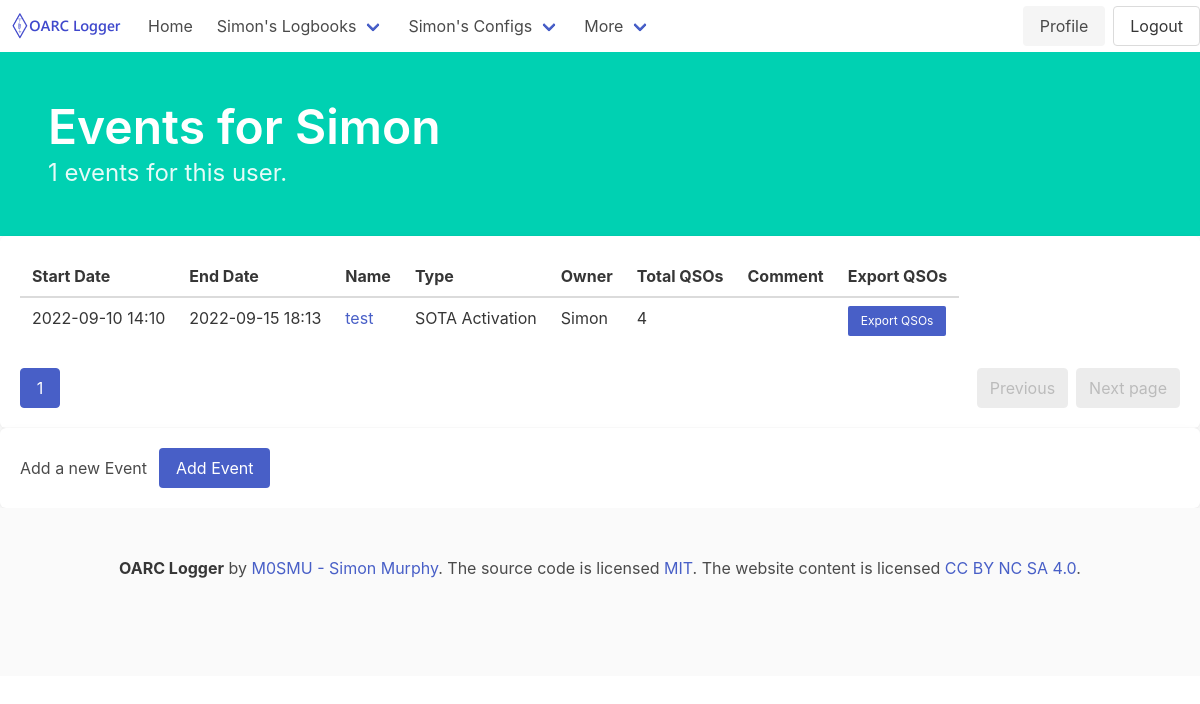
The app's page /events/Simon (signed in) with its own data.
### logger/models.py (models this page shows)
class User(UserMixin, db.Model):
    id = db.Column(db.Integer, primary_key=True) # primary keys are required by SQLAlchemy
    name = db.Column(db.String(1000), unique=True)
    email = db.Column(db.String(100), unique=True)
    password = db.Column(db.String(100))
    created_on = db.Column(db.DateTime())
    last_login = db.Column(db.DateTime())
    callsigns = db.relationship('Callsign', backref='user', lazy=True)
    events = db.relationship('Event', backref='owner', lazy=True)
    rigs = db.relationship('Rig', backref='owner', lazy=True)
    configurations = db.relationship('Configuration', backref='owner', lazy=True)
    antennas = db.relationship('Antenna', backref='owner', lazy=True)

class Event(db.Model):
    id = db.Column(db.Integer, primary_key=True) # primary keys are required by SQLAlchemy
    name = db.Column(db.String(1000), unique=True)
    type = db.Column(db.String(15)) # it will be an enumeration
    start_date = db.Column(db.DateTime())
    end_date = db.Column(db.DateTime())
    comment = db.Column(db.String(255))
    qsos = db.relationship('QSO', backref='event', lazy=True)
    user_id = db.Column(db.Integer, db.ForeignKey('user.id'), nullable=False)

### logger/events/views.py (the view)
@events.route("/<username>")
@login_required
def eventlist(username):
    if username == current_user.name:
        page = request.args.get('page', 1, type=int)
        eventpage = Event.query.filter_by(user_id=current_user.get_id()).order_by(Event.start_date.desc()).paginate(page=page, per_page=ROWS_PER_PAGE)
        allevents = Event.query.filter_by(user_id=current_user.get_id()).all()
        return render_template('eventlist.html', eventpage=eventpage, allevents=allevents, username=username)
    else:
        abort(403)

### logger/templates/eventlist.html
{% extends 'base.html' %}
{% block hero %}is-primary{% endblock %}
{% block content %}
            <div class="bd-hero-heading">
                <h1 class="title is-size-1">
                    {% block title %} Events for {{ username }} {% endblock %}
                </h1>
                <div class="subtitle is-4 algolia-lvl1">
                    <p>{{ allevents|length }} events for this user.</p>
                </div>
            </div>
        </div>
    </section>
    <section>
        <div class="box">
            <table class="table is-striped is-hoverable">
                <thead>
                    <tr>
                        <th>Start Date</th>
                        <th>End Date</th>
                        <th>Name</th>
                        <th>Type</th>
                        <th>Owner</th>
                        <th>Total QSOs</th>
                        <th>Comment</th>
                        <th>Export QSOs</th>
                    </tr>
                </thead>
                <tbody>
                    {% for event in eventpage.items %}
                    <tr>
                        <td>{{ event.start_date.strftime('%Y-%m-%d %H:%M') }}</td>
                        <td>{{ event.end_date.strftime('%Y-%m-%d %H:%M') }}</td>
                        <td><a href="{{ url_for ('events.eventview', id=event.id) }}" title="{{ event.name }}">{{ event.name }}</a></td>
                        <td>{{ event.type }}</td>
                        <td>{{ event.owner.name }}</td>
                        <td>{% if event.qsos %}{{ event.qsos|length }}{% endif %}</td>
                        <td>{{ event.comment }}</td>
                        <td><a class="js-modal-trigger button is-link is-small" href="{{ url_for ('events.export', id=event.id) }}">Export QSOs</button></td>
                    </tr>
                    {% else %}
                    No Events yet
                    {% endfor %}
                </tbody>
            </table>
            <nav class="pagination" role="navigation" aria-label="pagination">
                <a class="pagination-previous" {% if eventpage.has_prev %}href="{{ url_for('events.eventlist', username=current_user.name, page=eventlist.prev_num) }}"{% else %}disabled {% endif %} title="This is the first page">Previous</a>
                <a class="pagination-next" {% if eventpage.has_next %}href="{{ url_for('events.eventlist', username=current_user.name, page=eventlist.next_num) }}"{% else %}disabled {% endif %}>Next page</a>
                <ul class="pagination-list">
                    {% for page_num in eventpage.iter_pages() %}
                        {% if page_num %}
                            {% if page_num != eventpage.page %}
                            <li>
                                <a class="pagination-link" href="{{ url_for('events.eventlist', username=current_user.name, page=page_num) }}" aria-label="Goto page {{ page_num }}">{{ page_num }}</a>
                            </li>
                            {% else %}
                            <li>
                                <a class="pagination-link is-current" href="{{ url_for('events.eventlist', username=current_user.name, page=page_num) }}" aria-label="Page {{ page_num }}" aria-current="page">{{ page_num }}</a>
                            </li>
                            {% endif %}
                        {% else %}
                            <li>
                                <span class="pagination-ellipsis">&hellip;</span>
                            </li>
                        {% endif %}
                    {% endfor %}
                </ul>
            </nav>
        </div>
    </section>
    <section>
        <div class="box">
            <div class="level">
                <div class="level-left">
                    <p class="level-item">Add a new Event</p>
                    <a class="button is-link level-item" href="{{ url_for('events.eventcreate', username=current_user.name) }}">Add Event</a>
                </div>
            </div>
        </div>
    </section>
{% endblock %}

### logger/templates/base.html (shortened to what this page needs)
<!DOCTYPE html>
<html>
<head>
    <link rel="stylesheet" href="https://cdn.jsdelivr.net/npm/bulma@0.9.4/css/bulma.min.css" />
    <link rel="stylesheet" href="https://cdn.jsdelivr.net/npm/@mdi/font@6.5.95/css/materialdesignicons.min.css" />
</head>
<body>
    <nav class="navbar" role="navigation" aria-label="main navigation">
        <div class="navbar-brand">
            <a class="navbar-item" href="https://oarc.uk">
                <img src="{{ url_for('static', filename='OARCLogger.png') }}" width="112" height="28">
            </a>
        </div>
        <div id="navMenu" class="navbar-menu">
            <div class="navbar-start">
                <a href="{{ url_for('users.index') }}" class="navbar-item">
                    Home
                </a>
                {% if current_user.is_authenticated %}
                <div class="navbar-item has-dropdown is-hoverable">
                    <a class="navbar-link" href="{{ url_for('users.profile', user=current_user.name) }}">
                    {{ current_user.name }}'s Logbooks
                    </a>
                </div>
                {% endif %}
                {% if current_user.is_authenticated %}
                <div class="navbar-item has-dropdown is-hoverable">
                    <a class="navbar-link" href="{{ url_for('configurations.configlist', username=current_user.name) }}">
                    {{ current_user.name }}'s Configs
                    </a>
                </div>
                {% endif %}
                <div class="navbar-item has-dropdown is-hoverable">
                    <a class="navbar-link">
                    More
                    </a>
                </div>
            </div>
        </div>
        <div class="navbar-end" id="navMenu">
            <div class="buttons">
                {% if current_user.is_authenticated %}
                <a href="{{ url_for('users.profile', user=current_user.name) }}" class="button is-light">
                    Profile
                </a>
                {% endif %}
                {% if current_user.is_authenticated %}
                <a href="{{ url_for('users.logout') }}" class="button">
                    Logout
                </a>
            {% endif %}
        </div>
    </nav>
    <section class="hero {% block hero %}is-light{% endblock %}">
        <div class="hero-body">
            {% block content %}
            {% endblock %}
</body>
<footer class="footer">
    <div class="content has-text-centered">
      <p>
        <strong>OARC Logger</strong> by <a href="https://qrz.com/db/M0SMU">M0SMU - Simon Murphy</a>. The source code is licensed
        <a href="http://opensource.org/licenses/mit-license.php">MIT</a>. The website content
        is licensed <a href="http://creativecommons.org/licenses/by-nc-sa/4.0/">CC BY NC SA 4.0</a>.
      </p>
    </div>
  </footer>
</html>

### records on screen
User: name "Simon"
Event: start_date "2022-09-10 14:10", end_date "2022-09-15 18:13", name "test", type "SOTA Activation", owner.name "Simon", qsos|length "4"

### other values on screen
{{ allevents|length }} "1"
{{ page_num }} "1"
